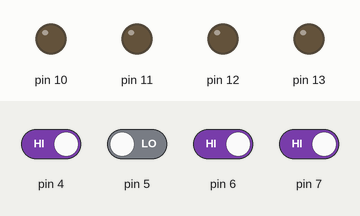
Simulated run of this sketch. Board: Arduino Uno, built with avr-gcc and run on an emulated ATmega328P. Shown: output pins drawn as LEDs (lit = HIGH). Inputs (shaded band) come from the test bench; at power-on: pin 4, pin 6, pin 7 HIGH, pin 5 LOW.

Above: at 1.2 s.
1.3 s: pin 4 driven LOW and pin 6 driven LOW
At 2.5 s:
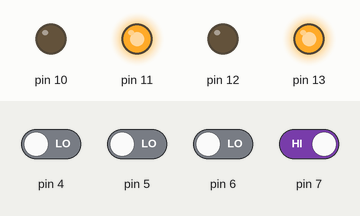
2.8 s: pin 5 driven HIGH and pin 7 driven LOW
At 3.7 s:
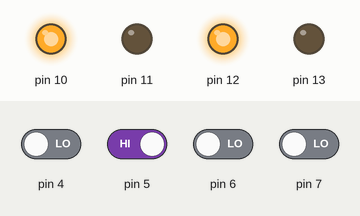
4.3 s: pin 6 driven HIGH
At 4.9 s:
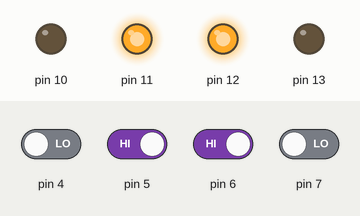
5.8 s: pin 5 driven LOW
At 7.0 s:
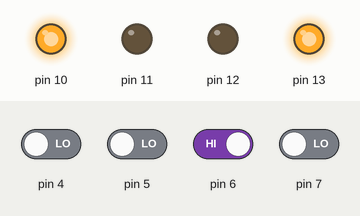
7.3 s: pin 5 driven HIGH
At 8.4 s:
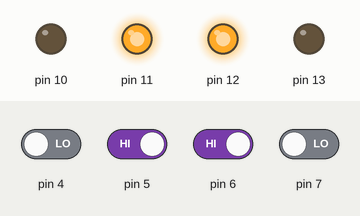
8.8 s: pin 6 driven LOW
At 9.5 s:
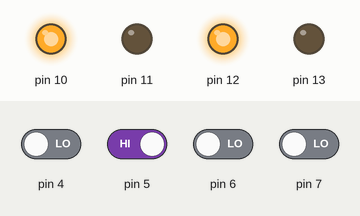
Timing chart, 0 to 11.3 s (numbered marks = the images above; inputs shaded):
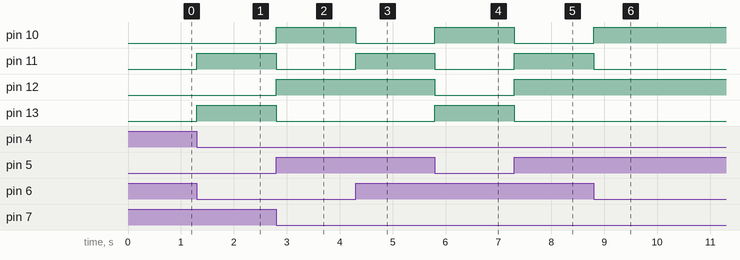

Measured:
- after the input at 1.3 s, pin 11, pin 13: LOW → HIGH at once
- after the input at 2.8 s, pin 10, pin 12: LOW → HIGH at once; pin 11, pin 13: HIGH → LOW at once
- after the input at 4.3 s, pin 10: HIGH → LOW at once; pin 11: LOW → HIGH at once
- after the input at 5.8 s, pin 10, pin 13: LOW → HIGH at once; pin 11, pin 12: HIGH → LOW at once
- after the input at 7.3 s, pin 10, pin 13: HIGH → LOW at once; pin 11, pin 12: LOW → HIGH at once
- after the input at 8.8 s, pin 10: LOW → HIGH at once; pin 11: HIGH → LOW at once

The sketch:

mobile_controlled.ino
```cpp
void setup() {
  // put your setup code here, to run once:
Serial.begin(9600);
pinMode(10,OUTPUT);
pinMode(11,OUTPUT);
pinMode(12,OUTPUT);
pinMode(13,OUTPUT);
pinMode(4,INPUT);
pinMode(5,INPUT);
pinMode(6,INPUT);
pinMode(7,INPUT);
}
void moveRobot(String motion){
  if(motion=="Forward")
  {
    digitalWrite(10,HIGH);
    digitalWrite(11,LOW);
    digitalWrite(12,HIGH);
    digitalWrite(13,LOW);
//    Serial.println("Forward");
  }
  if(motion=="Backward")
  {
    digitalWrite(10,LOW);
    digitalWrite(11,HIGH);
    digitalWrite(12,LOW);
    digitalWrite(13,HIGH);
//    Serial.println("Backward");
  }
  if(motion=="Left")
  {
    digitalWrite(10,HIGH);
    digitalWrite(11,LOW);
    digitalWrite(12,LOW);
    digitalWrite(13,HIGH);
//    Serial.println("Left");
  }
  if(motion=="Right")
  {
    digitalWrite(10,LOW);
    digitalWrite(11,HIGH);
    digitalWrite(12,HIGH);
    digitalWrite(13,LOW);
//    Serial.println("Right");
  }
  if(motion=="Stop")
  {
    digitalWrite(10,LOW);
    digitalWrite(11,LOW);
    digitalWrite(12,LOW);
    digitalWrite(13,LOW);
//    Serial.println("Stop");
  }
}
void loop() {
  // put your main code here, to run repeatedly:
 int D0=digitalRead(4);
 int D1=digitalRead(5);
 int D2=digitalRead(6);
 int D3=digitalRead(7);
// Serial.println("Value of right sensor"+String(Right));
// Serial.println("\t");
// Serial.println("Value of left sensor"+String(Left));
// delay(1000);
   if ((D3==0)&&(D2==0)&&(D1==1)&&(D0==0)) {
    moveRobot("Forward");
  }
  if ((D3==0)&&(D2==1)&&(D1==0)&&(D0==1)) {
    moveRobot("Stop");
  }
  if ((D3==0)&&(D2==1)&&(D1==0)&&(D0==0)) {
    moveRobot("Left");
  }
  if ((D3==0)&&(D2==1)&&(D1==1)&&(D0==0)) {
    moveRobot("Right");
  }
  if ((D3==1)&&(D2==0)&&(D1==0)&&(D0==0)) {
    moveRobot("Backward");
  }

            }
```
